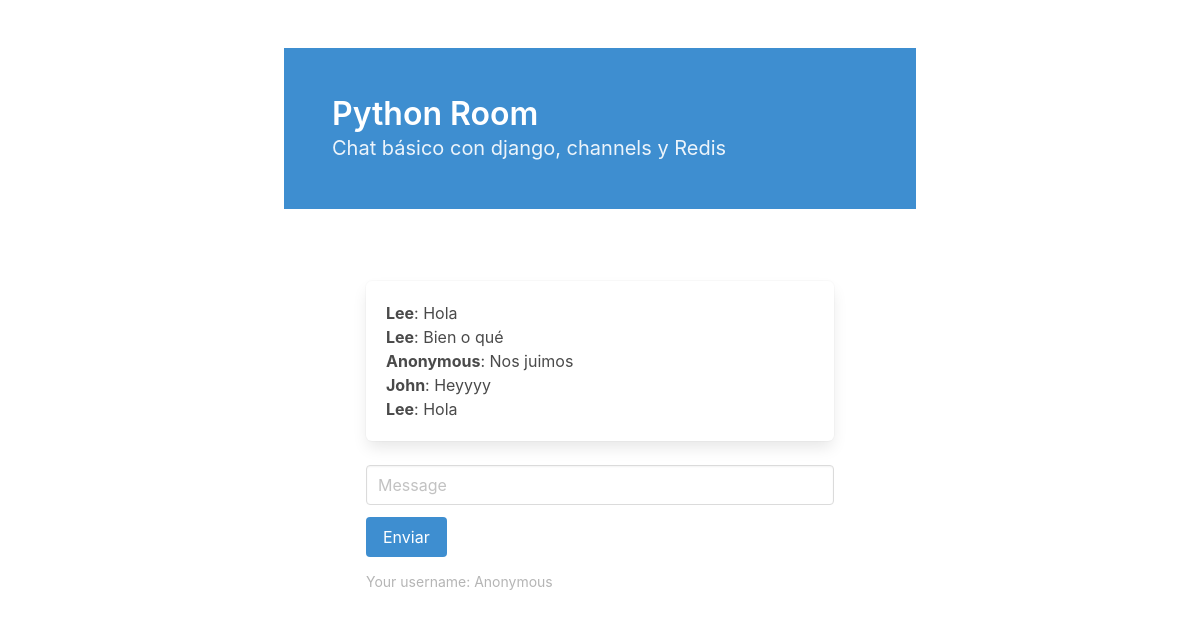
/Python/, run on an earlier commit of the app's database.
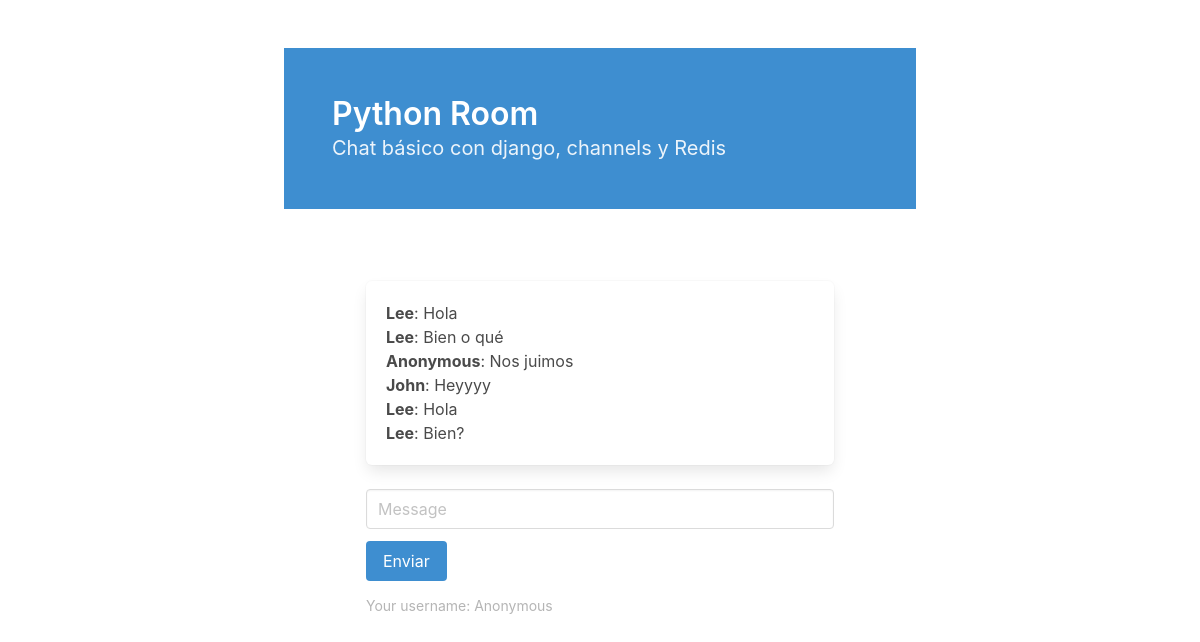
And on a later commit of the database.
### chat/models.py (models this page shows)
class Message(models.Model):
    username = models.CharField(max_length=255)
    room = models.CharField(max_length=255)
    content = models.TextField()
    date_added = models.DateTimeField(auto_now_add=True)
    class Meta:
        ordering = ('date_added',)

### chat/views.py (the view)
# urls.py: path('<str:room_name>/', views.room, name='room'),
def room(request, room_name):
    username = request.GET.get('username', 'Anonymous')
    messages = Message.objects.filter(room=room_name)[0:25]
    return render(request, 'chat/room.html',
                  {'room_name': room_name, 'username': username, 'messages': messages}
                  )

### templates/chat/room.html (shortened to what this page needs)
<!DOCTYPE html>
<html>
    <head>
        <link rel="stylesheet" href="https://cdn.jsdelivr.net/npm/bulma@0.9.2/css/bulma.min.css">
    </head>
    <body>
        <section class="section">
            <div class="container">
                <div class="columns is-multiline">
                    <div class="column is-8 is-offset-2 mb-6">
                        <section class="hero is-info">
                            <div class="hero-body">
                                <p class="title">
                                    {{room_name}} Room
                                </p>
                                <p class="subtitle">
                                    Chat básico con django, channels y Redis
                                </p>
                            </div>
                        </section>
                    </div>
                    <div class="column is-6 is-offset-3">
                        <div class="box">
                            <div id="chat-messages" style="max-height: 300px; overflow-y: scroll;">{% for m in messages %}<b>{{ m.username }}</b>: {{ m.content }}<br>{% endfor %}</div>
                        </div>
                        <div class="field">
                            <div class="control">
                                <input class="input" type="text" placeholder="Message" id="chat-message-input">
                            </div>
                        </div>
                        <div class="field">
                            <div class="control">
                                <a class="button is-info" id="chat-message-submit">Enviar</a>
                            </div>
                        </div>
                        <small class="has-text-grey-light">Your username: {{ username }}</small>
                    </div>
                </div>
            </div>
        </section>
    </body>
</html>

What changed in the data, as far as the page shows it:
added Message: username "Lee", content "Bien?"
